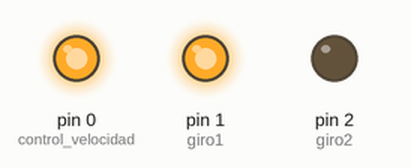
Simulated run of this program. Board: MicroPython board. Parts: output pins drawn as LEDs (lit = HIGH).

Above: at 1.5 s.
At 7.5 s:
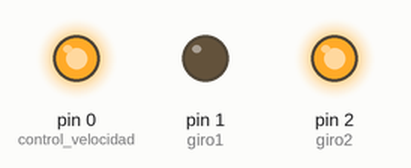
At 10.5 s:
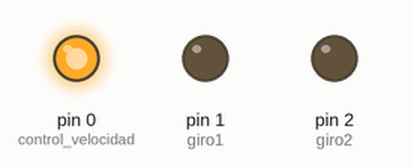
Timing chart, 0 to 13.8 s (numbered marks = the images above):
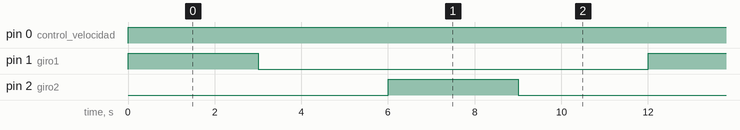

Measured:
- by itself, pin 0 (control_velocidad): LOW → HIGH at 0.00 s
- by itself, pin 1 (giro1), pin 2 (giro2): alternates HIGH for 3.0 s and LOW for 9.0 s
- by itself, everything shown: repeats every 12.0 s, in 4 steps

The program:

Codigo.py
```python
from machine import Pin, PWM
import time

control_velocidad = PWM(Pin(0, Pin.OUT), freq=1000)
giro1 = Pin(1, Pin.OUT)
giro2 = Pin(2, Pin.OUT)

#  Rango de velocidades
#   | 15000 | 65535 |

velocidad_giro  = 65535

# Crear funciones para controlar el sentido de giro del motor

def giro_izquierda():
    giro1.on()
    giro2.off()
    control_velocidad.duty_u16(velocidad_giro)

def giro_derecha():
    giro1.off()
    giro2.on()
    control_velocidad.duty_u16(velocidad_giro)

def detener_motor():
    giro1.off()
    giro2.off()

# Ciclo principal
while(True):

    giro_izquierda()
    time.sleep_ms(3000)
    detener_motor()
    time.sleep_ms(3000)
    giro_derecha()
    time.sleep_ms(3000)
    detener_motor()
    time.sleep_ms(3000)
```
